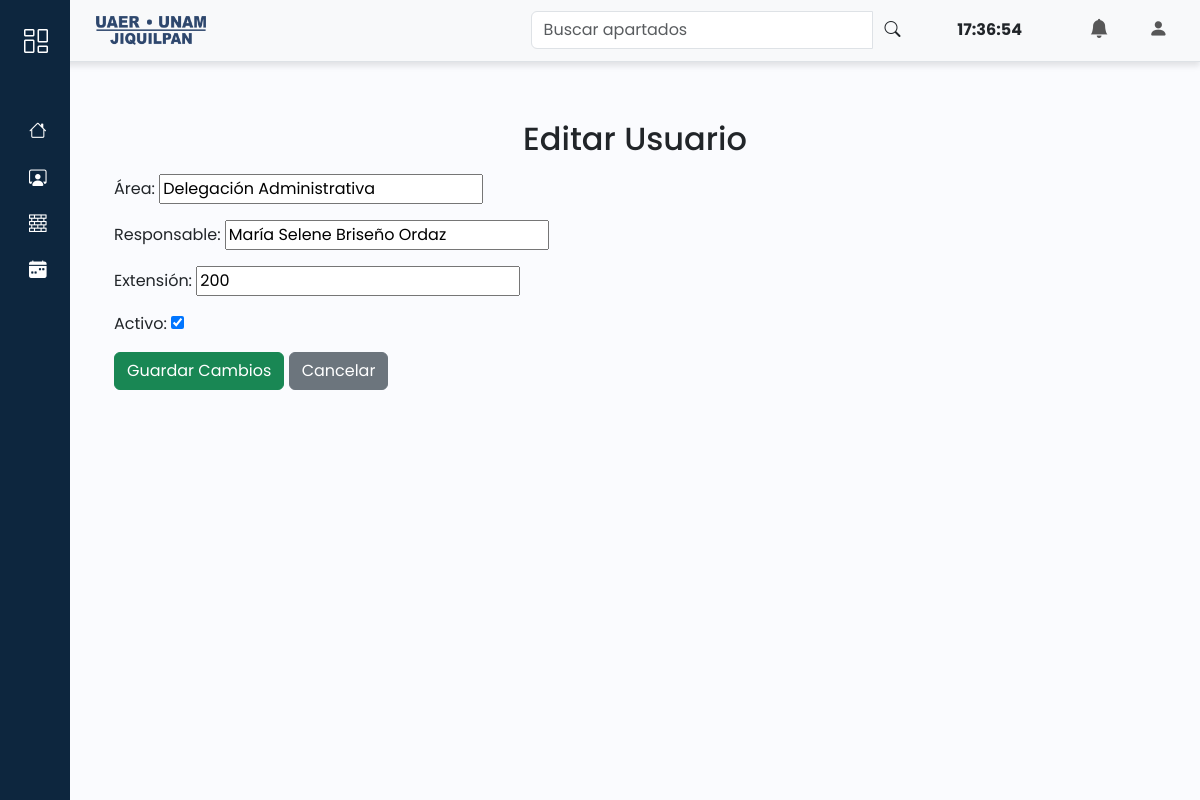
/usuarios/editar/2/ (signed in), run on the app's committed database.
### custom_auth/models.py (models this page shows, shortened)
class Area(AbstractBaseUser):
    area = models.CharField(max_length=100, unique=True)
    responsable = models.CharField(max_length=100)
    extension = models.CharField(max_length=10, blank=True, null=True)
    is_active = models.BooleanField(default=True)
    is_staff = models.BooleanField(default=False)
    is_superuser = models.BooleanField(default=False)
    objects = AreaManager()
    USERNAME_FIELD = 'area'
    REQUIRED_FIELDS = []

### custom_auth/views.py (the view)
# urls.py: path('usuarios/editar/<int:usuario_id>/', views.editar_usuario, name='editar_usuario'),
@login_required
def editar_usuario(request, usuario_id):
    if request.user.area != "Coordinación":
        return redirect('dashboard')  # Restringir acceso
    usuario = get_object_or_404(Area, id=usuario_id)
    if request.method == 'POST':
        form = UsuarioForm(request.POST, instance=usuario)
        if form.is_valid():
            form.save()
            return redirect('lista_usuarios')  # Redirigir a la lista tras guardar
    else:
        form = UsuarioForm(instance=usuario)
    return render(request, 'editar.html', {'form': form, 'usuario': usuario})

### custom_auth/forms.py
class UsuarioForm(forms.ModelForm):
    class Meta:
        model = Area
        fields = ['area', 'responsable', 'extension', 'is_active']
        labels = {
            'area': 'Área',
            'responsable': 'Responsable',
            'extension': 'Extensión',
            'is_active': 'Activo',
        }

### templates/editar.html (shortened to what this page needs)
{% extends 'base.html' %}
{% block content %}
<div class="container mt-4">
    <h2 class="text-center">Editar Usuario</h2>
    <form method="post" class="mt-3">
        <div class="mb-3">
            {{ form.as_p }}
        </div>
        <button type="submit" class="btn btn-success">Guardar Cambios</button>
        <a href="{% url 'lista_usuarios' %}" class="btn btn-secondary">Cancelar</a>
    </form>
</div>
{% endblock %}

### static/css/base.css (style rules this page uses)
:root { --blanco: #FFFFFF; --verde-oscuro: #004846; --verde-claro: #1DB954; --gris-claro: #4E525A; --gris-oscro: #0d263e; }
a { text-decoration: none; }
body { font-family: 'Poppins', sans-serif; }

### data on the page
Area: area "Delegación Administrativa", responsable "María Selene Briseño Ordaz", extension "200", is_active "☑"
